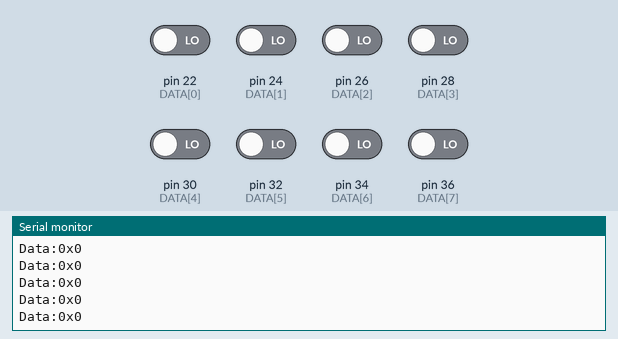
Recording of a sketch running on a simulated Arduino Mega 2560, built with avr-gcc and run on an emulated ATmega2560. Shown: the last lines printed to the serial monitor. The test bench sets the inputs (shaded band); at power-on: pin 22 (DATA[0]), pin 24 (DATA[1]), pin 26 (DATA[2]), pin 28 (DATA[3]), pin 30 (DATA[4]), pin 32 (DATA[5]), pin 34 (DATA[6]), pin 36 (DATA[7]) LOW.

Above: at 1.2 s.
1.3 s: pin 22 (DATA[0]) driven HIGH
At 1.56 s:
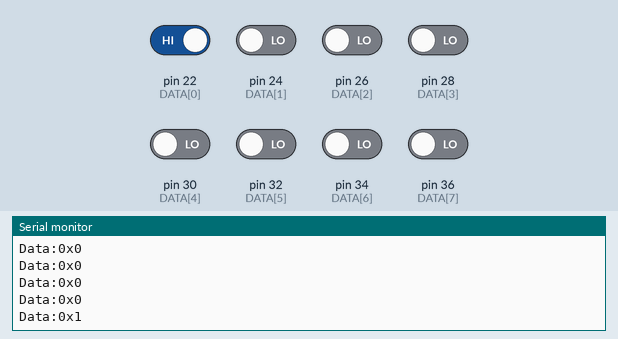
2.8 s: pin 24 (DATA[1]) driven HIGH
At 2.96 s:
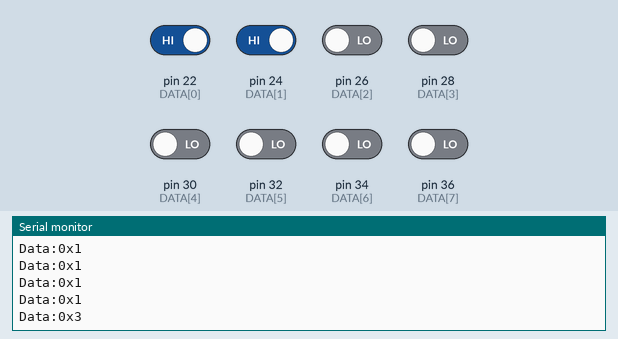
4.3 s: pin 28 (DATA[3]) driven HIGH
At 4.56 s:
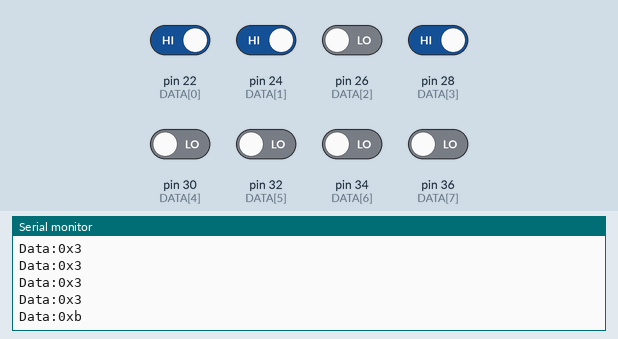
6.3 s: pin 26 (DATA[2]) driven HIGH
At 6.56 s:
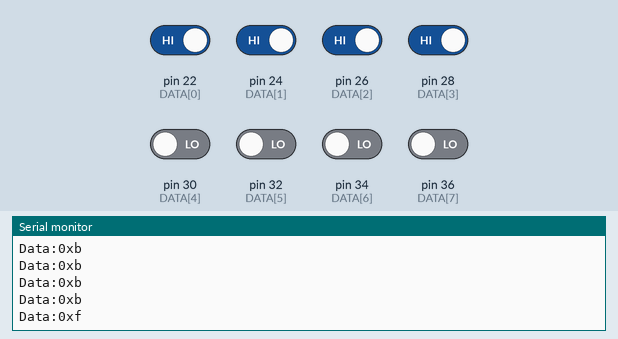
8.3 s: pin 22 (DATA[0]) driven LOW
At 8.56 s:
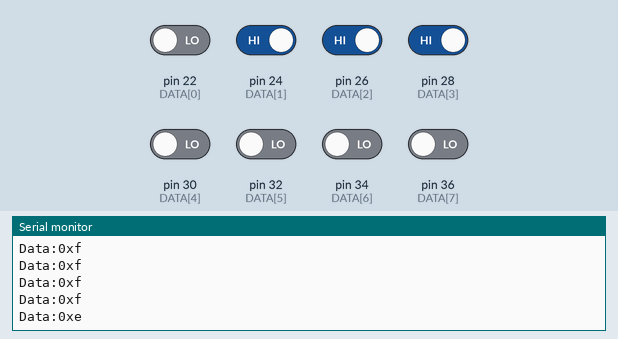
10.3 s: pin 24 (DATA[1]) driven LOW
At 10.57 s:
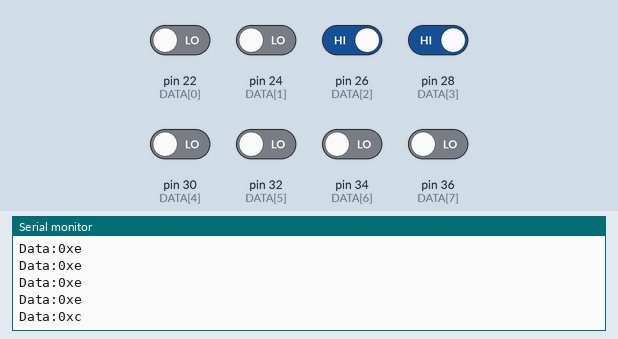
Timing chart, 0 to 13.3 s (numbered marks = the images above; inputs shaded):
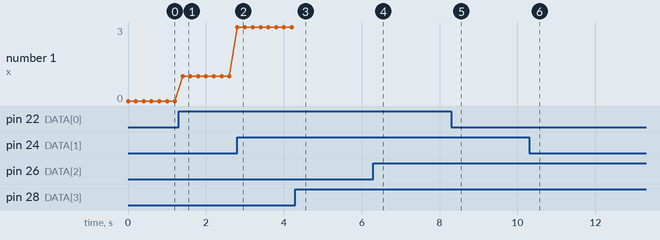

The sketch:

databus_reader.ino
```cpp
/* LSB to MSB 24..36 --> D0..D7 */
#define CLOCK 2
const char DATA[] = {22, 24, 26, 28, 30, 32, 34, 36};
void setup() {
  // put your setup code here, to run once:
  /* Set up the pins */
  for(int i = 0; i < 8; i++){
    pinMode(DATA[i], INPUT);
  }
  pinMode(CLOCK, OUTPUT);
  Serial.begin(57600);
}

void loop() {
  // put your main code here, to run repeatedly
  digitalWrite(CLOCK, HIGH);
  /* Read from the pins */
  byte dat = 0;
  char buf[16];
  for(int i = 0; i < 8; i++){
    dat += digitalRead(DATA[i]) << i;
  }
  sprintf(buf,"Data:0x%x\n",dat);
  Serial.write(buf);
  delay(100);
  digitalWrite(CLOCK, LOW);
  delay(100);
}
```

Measured:
- after the input at 1.3 s, the serial monitor: prints a new line after 0.10 s (image 1)
- after the input at 2.8 s, the serial monitor: prints a new line at once (image 2)
- after the input at 4.3 s, the serial monitor: prints a new line after 0.11 s (image 3)
- after the input at 6.3 s, the serial monitor: prints a new line after 0.11 s (image 4)
- after the input at 8.3 s, the serial monitor: prints a new line after 0.11 s (image 5)
- after the input at 10.3 s, the serial monitor: prints a new line after 0.11 s (image 6)
- plotted number 1: 0 → 1 after the input at 1.3 s, 1 → 3 after the input at 2.8 s
